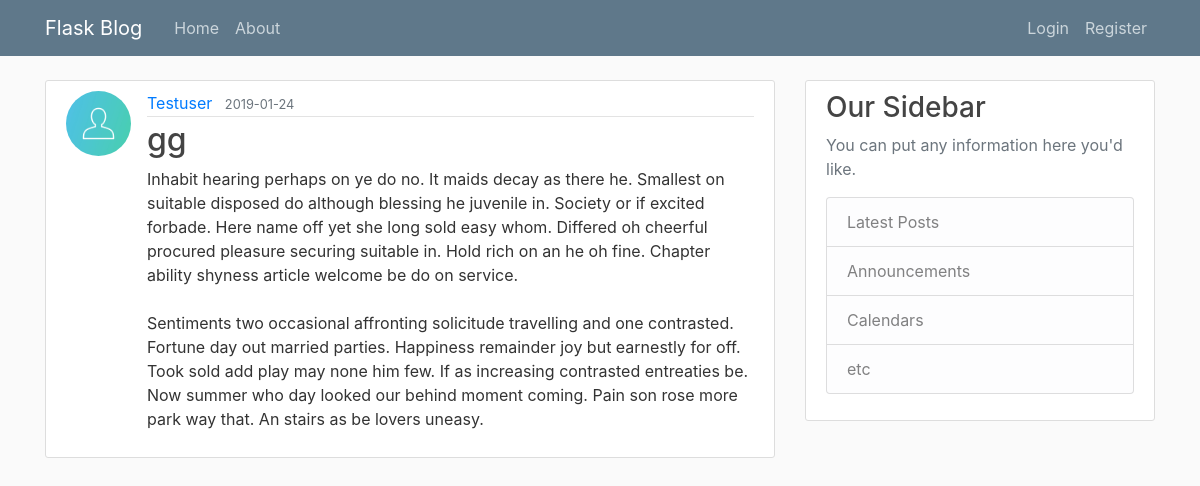
/post/15, run on the app's committed database.
### blogApp/models.py (models this page shows, shortened)
class User(db.Model, UserMixin):
    id = db.Column(db.Integer, primary_key=True)
    username = db.Column(db.String(20), unique=True, nullable=False)
    email = db.Column(db.String(120), unique=True, nullable=False)
    image_file = db.Column(db.String(20), nullable=False, default="default.jpg")
    password = db.Column(db.String(60), nullable=False)
    posts = db.relationship("Post", backref="author", lazy=True)

class Post(db.Model):
    id = db.Column(db.Integer, primary_key=True)
    title = db.Column(db.String(100), nullable=False)
    date_posted = db.Column(db.DateTime, nullable=False, default=datetime.utcnow)
    content = db.Column(db.Text, nullable=False)
    user_id = db.Column(db.Integer, db.ForeignKey("user.id"), nullable=False)

### blogApp/routes.py (the view)
@app.route("/post/<int:post_id>", methods=["POST", "GET"])
def post(post_id):
    post = Post.query.get_or_404(post_id)
    return render_template("post.html", title=post.title, post=post)

### blogApp/templates/post.html (shortened to what this page needs)
{% extends "layout.html" %}
{% block content %}
<article class="media content-section">
  <img class="rounded-circle article-img" src="{{ url_for('static', filename='profile_pics/' + post.author.image_file) }}" alt="">
  <div class="media-body">
    <div class="article-metadata">
      <a class="mr-2" href="{{ url_for('user_posts', username=post.author.username) }}">{{ post.author.username }}</a>
      <small class="text-muted">{{ post.date_posted.strftime("%Y-%m-%d") }}</small>
    </div>
    <h2 class="article-title">{{ post.title }}</h2>
    <p class="article-content">{{ post.content }}</p>
  </div>
</article>
{% endblock content %}

### blogApp/static/style.css (style rules this page uses)
body { background: #fafafa; color: #333333; margin-top: 5rem; }
h1, h2, h3, h4, h5, h6 { color: #444444; }
.content-section { background: #ffffff; padding: 10px 20px; border: 1px solid #dddddd; border-radius: 3px; margin-bottom: 20px; }
.article-title { color: #444444; }
.article-content { white-space: pre-line; }
.article-img { height: 65px; width: 65px; margin-right: 16px; }
.article-metadata { padding-bottom: 1px; margin-bottom: 4px; border-bottom: 1px solid #e3e3e3 }

### data on the page
User: image_file (placeholder picture), author.username "Testuser"
Post: date_posted "2019-01-24", title "gg", content "Inhabit hearing perhaps on ye do no. It maids decay as there he. Smallest on suitable disposed do although blessing he juvenile in. Society or if excited forbade. Here name off yet she long sold easy whom. Differed oh cheerful procured pleasure securing suitable in. Hold rich on an he oh fine. Chapter ability shyness article welcome be do on service. Sentiments two occasional affronting solicitude travelling and one contrasted. Fortune day out married parties. Happiness remainder joy but earnestly for off. Took sold add play may none him few. If as increasing contrasted entreaties be. Now summer who day looked our behind moment coming. Pain son rose more park way that. An stairs as be…"
